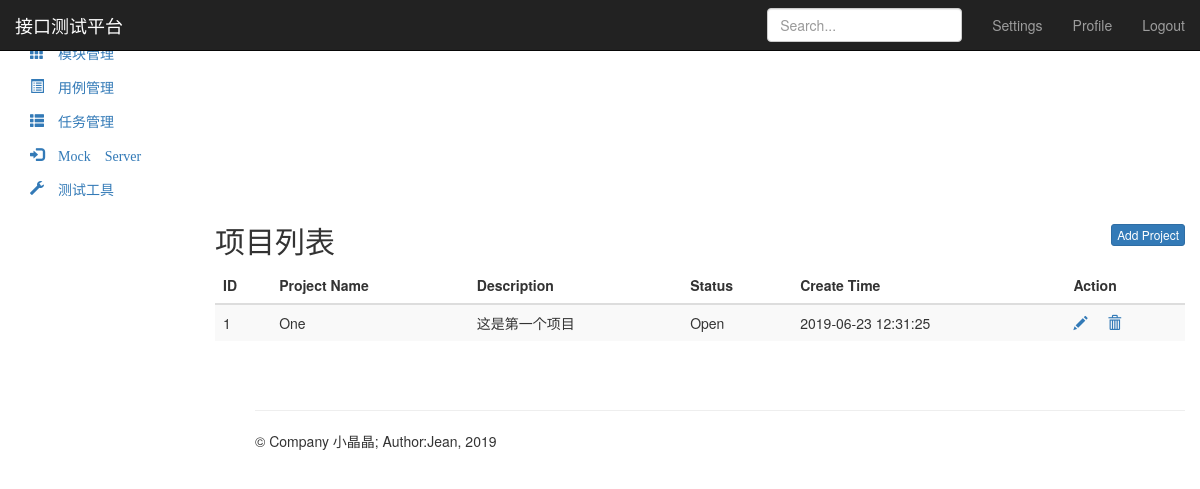
The app's page /project/ (signed in), older data.
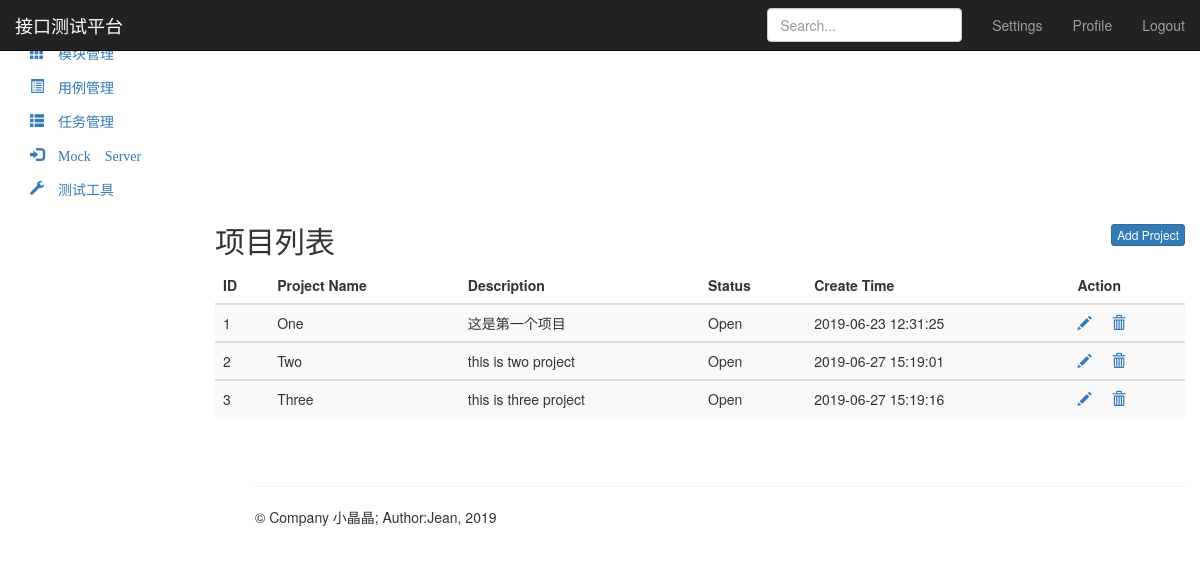
The same page, newer data.
### project_app/models.py (models this page shows, shortened)
class Project(models.Model):
    name = models.CharField("名称", max_length=100, blank=False, default="")
    describe = models.TextField("描述", default="")
    status = models.BooleanField("状态：", default=True)
    create_time = models.DateTimeField("创建时间", auto_now_add=True)
    update_time = models.DateTimeField("更新时间", auto_now_add=True)

### project_app/views.py (the view)
# urls.py: path('', views.project_manage),
@login_required
def project_manage(request):
    project_all = Project.objects.all()
    return render(request, 'project.html', {"projects": project_all,
                                            "type": "list"
                                            })

### templates/project.html (shortened to what this page needs)
{% extends "base.html" %}
{% block base %}
<nav class="navbar navbar-inverse navbar-fixed-top">
    <div class="container-fluid">
        <div class="navbar-header">
            <a class="navbar-brand" href="/project/">接口测试平台</a>
        </div>
        <div id="navbar" class="navbar-collapse collapse">
            <ul class="nav navbar-nav navbar-right">
                <li><a href="#">Settings</a></li>
                <li><a href="#">Profile</a></li>
                <li><a href="/logout/">Logout</a></li>
            </ul>
            <form class="navbar-form navbar-right">
                <input type="text" class="form-control" placeholder="Search...">
            </form>
        </div>
    </div>
</nav>
<div class="container-fluid">
    <div class="row">
        <div class="col-sm-3 col-md-2 sidebar">
            <ul class="nav nav-sidebar">
                <li class="active">
                    <a href="/project/" class="glyphicon glyphicon-th-large">&nbsp;项目管理</a>
                </li>
                <li>
                    <a href="/module/" class="glyphicon glyphicon-th">&nbsp;模块管理</a>
                </li>
            </ul>
            <ul class="nav nav-sidebar">
                <li><a href="/testcase/" class="glyphicon glyphicon-list-alt">&nbsp;用例管理</a></li>
                <li><a href="/testtask/" class="glyphicon glyphicon-th-list">&nbsp;任务管理</a></li>
            </ul>
            <ul class="nav nav-sidebar">
                <li><a href="" class="glyphicon glyphicon-log-in">&nbsp;Mock Server</a></li>
                <li><a href="" class="glyphicon glyphicon-wrench">&nbsp;测试工具</a></li>
            </ul>
        </div>
        <div class="col-sm-9 col-sm-offset-3 col-md-10 col-md-offset-2 main">
            {% if type == "list" %}
            <h2 class="sub-header">项目列表
                <button type="button" class="btn btn-xs btn-primary" style="float: right;"
                        onclick="location.href='/project/add_project/'">Add Project
                </button>
            </h2>
            <div class="table-responsive">
                <table class="table table-striped">
                    <thead>
                    <tr>
                        <th>ID</th>
                        <th>Project Name</th>
                        <th>Description</th>
                        <th>Status</th>
                        <th>Create Time</th>
                        <th>Action</th>
                    </tr>
                    </thead>
                    {% for project in projects %}
                    <tbody>
                    <tr>
                        <td>{{ project.id }}</td>
                        <td>{{ project.name }}</td>
                        <td>{{ project.describe }}</td>
                        <td>
                            {% if project.status == True %}
                            Open
                            {% else %}
                            Close
                            {% endif %}
                        </td>
                        <td>{{ project.create_time | date:"Y-m-d H:i:s" }}</td>
                        <td>
                            <a href="/project/edit_project/{{ project.id }}/" class="glyphicon glyphicon-pencil" style="width: 30px"></a>
                            <a href="/project/delete_project/{{ project.id }}" class="glyphicon glyphicon-trash"></a>
                        </td>
                    </tr>
                    </tbody>
                    {% endfor %}
                </table>
            </div>
            {% endif %}
        </div>
    </div>
</div>
{% endblock %}

Row changes from the older to the newer data that the page shows:
added Project: id "2", name "Two", describe "this is two project", status "Open", create_time "2019-06-27 15:19:01"
added Project: id "3", name "Three", describe "this is three project", status "Open", create_time "2019-06-27 15:19:16"
